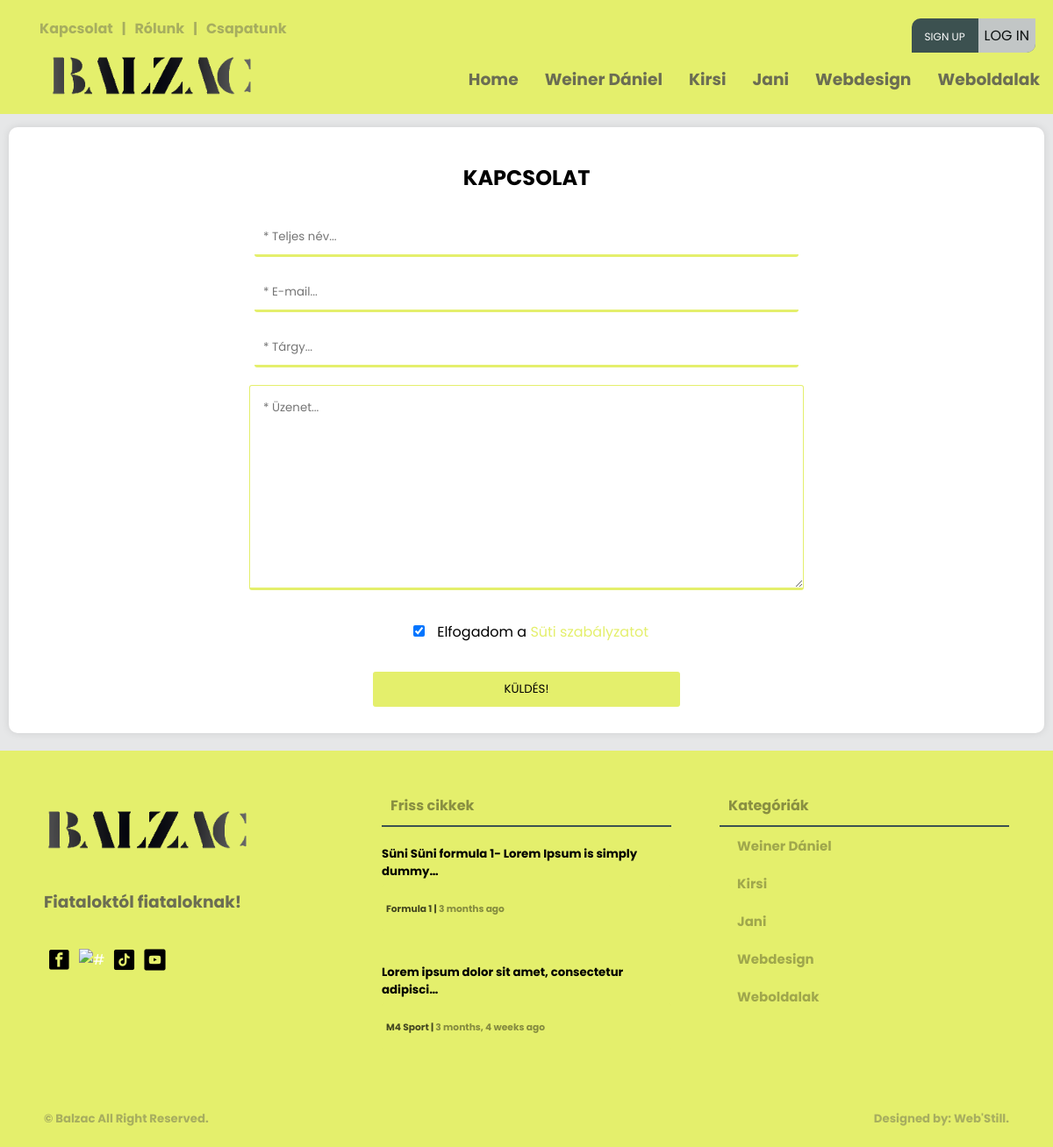
The page /kapcsolat/ on the database its author committed.
### creationboard/models.py (models this page shows, shortened)
class Category(models.Model):
    user = models.ForeignKey(User, null=True, on_delete=models.CASCADE)
    name = models.CharField(max_length=200)
    class Meta:
        ordering = ['-id']

class Article(models.Model):
    user = models.ForeignKey(User, on_delete=models.CASCADE)
    title = models.CharField(max_length=200)
    created = models.DateTimeField(auto_now_add=True, null=True)
    updated = models.DateTimeField(auto_now=True, null=True)
    articletype = models.CharField(null=False, blank=False, max_length=100)
    body = RichTextUploadingField(max_length=1000000) #ez itt lehetne RichTextUploadingField is
    indeximg = models.ImageField(upload_to="images/", default="images/home9.jpg")
    category = models.CharField(max_length=100, null=False, blank=False)
    status = models.CharField(max_length=10, choices=STATUS_CHOICES, default='pending')
    class Meta:
        ordering = ['-created']

### main/views.py (the view, shortened to what this page needs)
# urls.py: path('kapcsolat/', views.contactUs, name='contact-us'),
def contactUs(request):
    footarticle = models.Article.objects.filter(status='approved')[0:2]
    navcategory = models.Category.objects.all()[0:5]
    form = ContactForm()
    context = {'form': form, 'category2': navcategory, 'article4': footarticle}
    return render(request, 'main/contact-us.html', context)

### main/forms.py
class ContactForm(ModelForm):
    class Meta:
        model = ContactUs
        fields = ('fullname', 'email', 'obj', 'body', 'cookieaccept')
        labels = {
            'fullname': '',
            'email': '',
            'obj': '',
            'body': '',
            'cookieaccept': '',
        }
        widgets = {
            'fullname': forms.TextInput(attrs={'class': 'first-input', 'placeholder': '* Teljes név...'}),
            'email': forms.EmailInput(attrs={'class': 'first-input', 'placeholder': '* E-mail...'}),
            'obj': forms.TextInput(attrs={'class': 'first-input', 'placeholder': '* Tárgy...'}),
            'body': forms.Textarea(attrs={'class': '', 'placeholder': '* Üzenet...'}),
            'cookieaccept': forms.CheckboxInput(attrs={'required': 'required'}),
        }

### templates/main/contact-us.html (shortened to what this page needs)
{% load static %}
<!DOCTYPE html>
<html>
<head>
	<link rel="stylesheet" type="text/css" href="{% static 'main/style.css' %}">
</head>
<body>
	{% include 'main/navbar.html' %}
		<main>
			<div class="wrapper">
				<div class="row">
					<div class="card-05">
						<h2 align="center">KAPCSOLAT</h2>
						<div>
							<form class="contact-us-input-lay" method="POST" >
								{{ form.fullname }}
									{{ form.email }}
									{{ form.obj }}
								{{ form.body }}
								<div class="accept-box">
									{{ form.cookieaccept }}
									<label for="privacy">Elfogadom a <a style="color: #e4ef6c" href="#">Süti szabályzatot</a></label>
								</div>
									<button class="send-btn" type="submit">KÜLDÉS!</button>
						</div>
					</div>
				</div>
			</div>
		</main>
		{% include 'main/footer.html' %}
</body>
</html>

### templates/main/navbar.html (shortened to what this page needs)
{% load static %}
<div class="screen-big">
<nav>
    <div class="nav-one nav-flex">
        <div class="left flex">
            <ul class="top-header mt-0">
                <li><a href="{% url 'contact-us' %}"><h4>Kapcsolat</h4></a></li>
                <li><h4>|</h4></li>
                <li><a href="{% url 'about-us' %}"><h4>Rólunk</h4></a></li>
                <li><h4>|</h4></li>
                <li><a href="{% url 'team-index' %}"><h4>Csapatunk</h4></a></li>
            </ul>
        </div>
        <div class="right flex">
                <ul class="top-header">
                    {% if request.user.is_authenticated %}
                    <li>
                        <div class="header-profile-pic">
                            <div class="pic">
                                <span class="material-symbols-outlined">account_circle</span>
                            </div>
                            <div class="header-profile-info">
                                <h4><a href="{% url 'profile-page' request.user.username %}">@{{ request.user }}</a></h4>
                                <h6><a href=""><span class="material-symbols-outlined">mail_lock</span>{{ request.user.email }}</a></h6>
                            </div>
                        </div>
                    </li>
                    <!--<li><h4><a href="{% url 'profile-page' request.user.username %}">Hello, @{{ request.user }}</a></h4></li>
                    <li><h4>|</h4></li>
                    <li><h4><a href="{% url 'logout' %}"><span class="material-symbols-outlined">logout</span>Kijelentkezés</a></h4></li>-->
                    {% else %}
                    <ul class="foot-icon-margin pd-0">
                        <li class="signup-or-login"><a href="{% url 'register' %}" class="sign-up">Sign up</a><a href="{% url 'login' %}"><button class="login-btn">Log in</button></a></li>
                    </ul>
                    {% endif %}
                </ul>
        </div>
    </div>
    <div class="nav-two nav-flex">
        <div class="left flex">
            <ul>
                <a href="{% url 'index' %}"><li><img src="{% static 'main/pics/logo.png' %}" class="logo-img" alt="#" /></li>
            </ul>
        </div>
        <div class="right">
            <div class="social media">
                <ul>
                    <li><a href="{% url 'index' %}"><h3>Home</h3></a></li>
                    {% for category in category2 %}
                        <li><a href="{% url 'article-page' category.name %}"><h3>{{ category.name }}</h3></a></li>
                    {% endfor %}
                </ul>
            </div>
        </div>
    </div>
</nav>
</div>

### templates/main/footer.html
{% load static %}
<footer>
    <div class="footer">
        <div class="footer-cols footer-firts">
            <div class="col-01">
                <ul class="pd-0">
                    <a href="{% url 'index' %}"><li><img src="{% static 'main/pics/logo.png' %}" class="logo-img" alt="#" /></li>
                </ul>
                <h3>Fiataloktól fiataloknak!</h3>
                <ul class="foot-icon-margin pd-0">
                    <a href="https://www.facebook.com/profile.php?id=100090612766620" target="blank"><li><img src="{% static 'main/pics/facebook.png' %}" class="icon-img" alt="#" target="blank" /></a></li>
                    <a href="https://www.instagram.com/balzacponthu/" target="blank"><li><img src="{% static 'main/pics/instagram.png' %}" class="icon-img" alt="#" /></li></a>
                    <a href="https://www.tiktok.com/@balzac.ujsag" target="blank"><li><img src="{% static 'main/pics/tiktok.png' %}" class="icon-img" alt="#" /></li></a>
                    <a href="https://www.youtube.com/@balzacujsag" target="blank"><li><img src="{% static 'main/pics/youtube.png' %}" class="icon-img" alt="#" /></li></a>
                </ul>
            </div>
            <div class="col-02">
                <div class="box-title">
                    <h4 class="txt-black">Friss cikkek<h4>
                </div>
                {% for article in article4 %}
                <ul class="pd-0">
                    <li><a href="{% url 'article' article.id %}" class="footer-article-text">
                        <h5 class="mt-1 mb-1">{{ article.title|truncatechars:49 }}</h5>
                        <h6 class="m-0">{{ article.body|truncatechars:30|safe }}</h6>
                        <small class="black"><span><a href="{% url 'article-page' article.category %}" class="black">{{ article.category }} </a></span>  |  <span><a class="black"> {{ article.created|timesince }} ago</a></span></small>
                    </a></li>
                </ul>
                {% endfor %}
            </div>
            <div class="col-03">
                <div class="box-title">
                    <h4 class="txt-black">Kategóriák<h4>
                </div>
                <div class="box-categories">
                    <ul>
                        {% for category in category2 %}
                        <li><a href="{% url 'article-page' category.name %}" class="txt-black">{{ category.name }}</a></li>
                        {% endfor %}
                    </ul>
                </div>
            </div>
        </div>
        <div class="footer-second">
            <div>
                <h5><a href="#"> &copy; Balzac</a> All Right Reserved.<h5>
            </div>
            <div>
                <h5><a href="">Designed by: Web'Still.</a><h5>
            </div>
        </div>
    </div>
</footer>

### rows shown on the page
Category: name "Weiner Dániel"
Category: name "Kirsi"
Category: name "Jani"
Category: name "Webdesign"
Category: name "Weboldalak"
Article: title "Süni Süni formula 1- Lorem Ipsum is simply dummy…", category "Formula 1", created "3 months"
Article: title "Lorem ipsum dolor sit amet, consectetur adipisci…", category "M4 Sport", created "3 months, 4 weeks"
